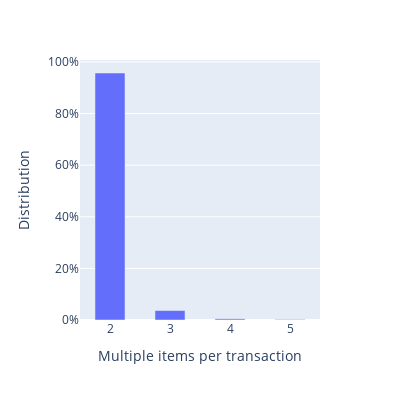

Notebook code cell kept with this figure:
### Code cell
# Mutiple items per transaction

import seaborn as sns

mutliple_items_per_transaction = grouped_mutliple_items["quantity"].value_counts()
mutliple_items_per_transaction.rename_axis("frequency")

# lenth_of_transactions
mutliple_items_per_transaction = mutliple_items_per_transaction.head(4)

total = mutliple_items_per_transaction.values.sum()

import plotly.express as px
fig = px.bar(mutliple_items_per_transaction, x=mutliple_items_per_transaction.index, y=mutliple_items_per_transaction.values/total,width=400, height=400)
fig.update_traces(width=0.5)
fig.update_layout(
    xaxis_title="Multiple items per transaction",
    yaxis_tickformat ='0%',
    xaxis_tickformat = ',d',
    yaxis_title="Distribution",
    legend_title="Multiple items per transaction distribution",)

fig.show()

### Figure 1 — Plotly figure (JSON) as saved in the notebook; plotly's stock layout.template omitted (floating-point values rounded to 4 significant figures)
{"data": [{"alignmentgroup": "True", "hovertemplate": "index=%{x}<br>y=%{y}<extra></extra>", "legendgroup": "", "marker": {"color": "#636efa", "pattern": {"shape": ""}}, "name": "", "offsetgroup": "", "orientation": "v", "showlegend": false, "textposition": "auto", "type": "bar", "width": 0.5, "x": [2, 3, 4, 5], "xaxis": "x", "y": [0.957, 0.0366, 0.004451, 0.001978], "yaxis": "y"}], "layout": {"barmode": "relative", "height": 400, "legend": {"title": {"text": "Multiple items per transaction distribution"}, "tracegroupgap": 0}, "margin": {"t": 60}, "width": 400, "xaxis": {"anchor": "y", "domain": [0, 1], "tickformat": ",d", "title": {"text": "Multiple items per transaction"}}, "yaxis": {"anchor": "x", "domain": [0, 1], "tickformat": "0%", "title": {"text": "Distribution"}}}}
